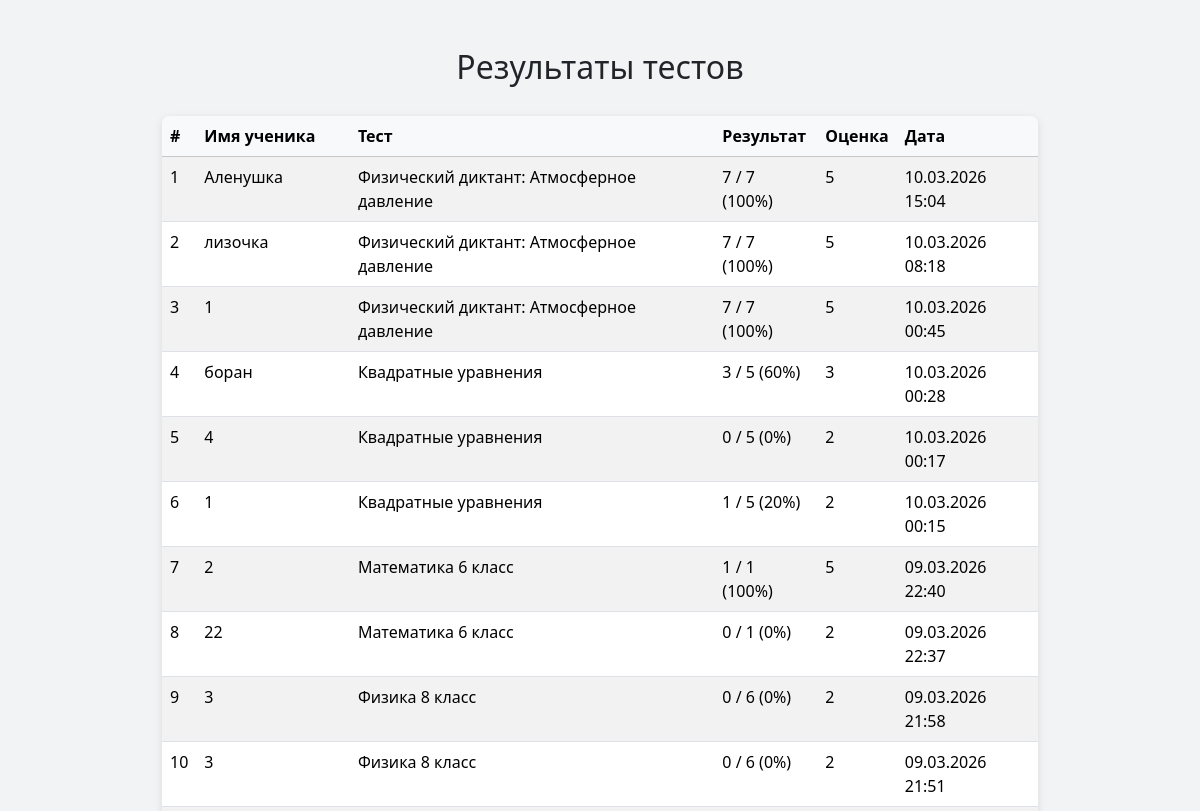
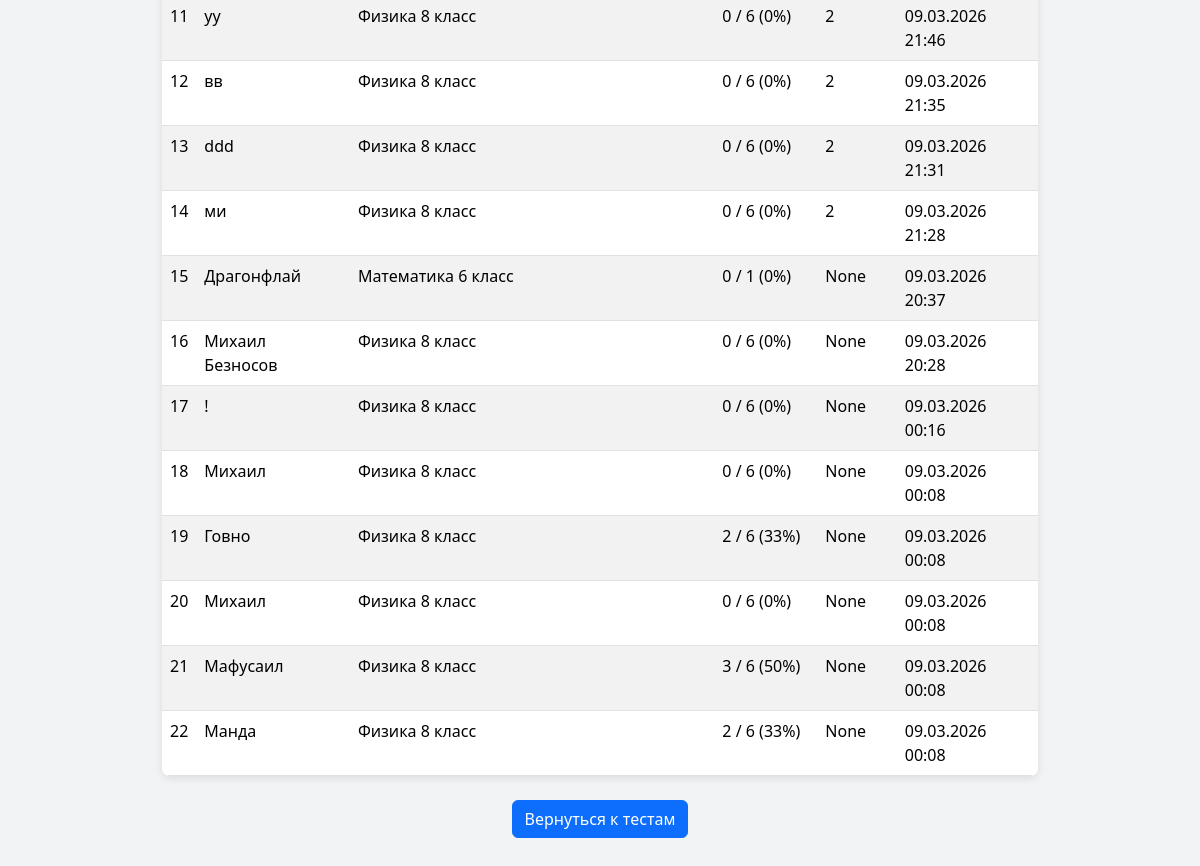
Before: /results/ with the older database file (2 pictures, top to bottom).
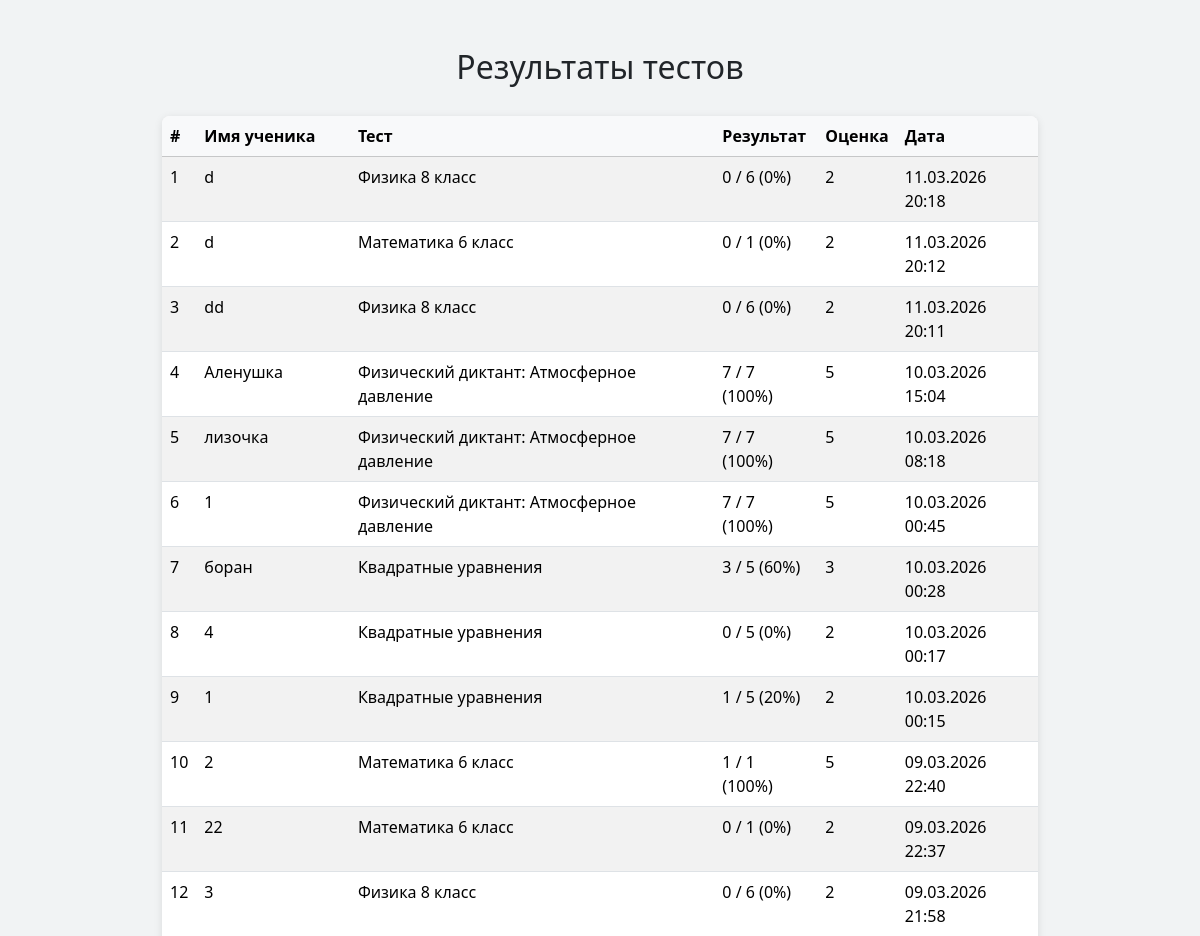
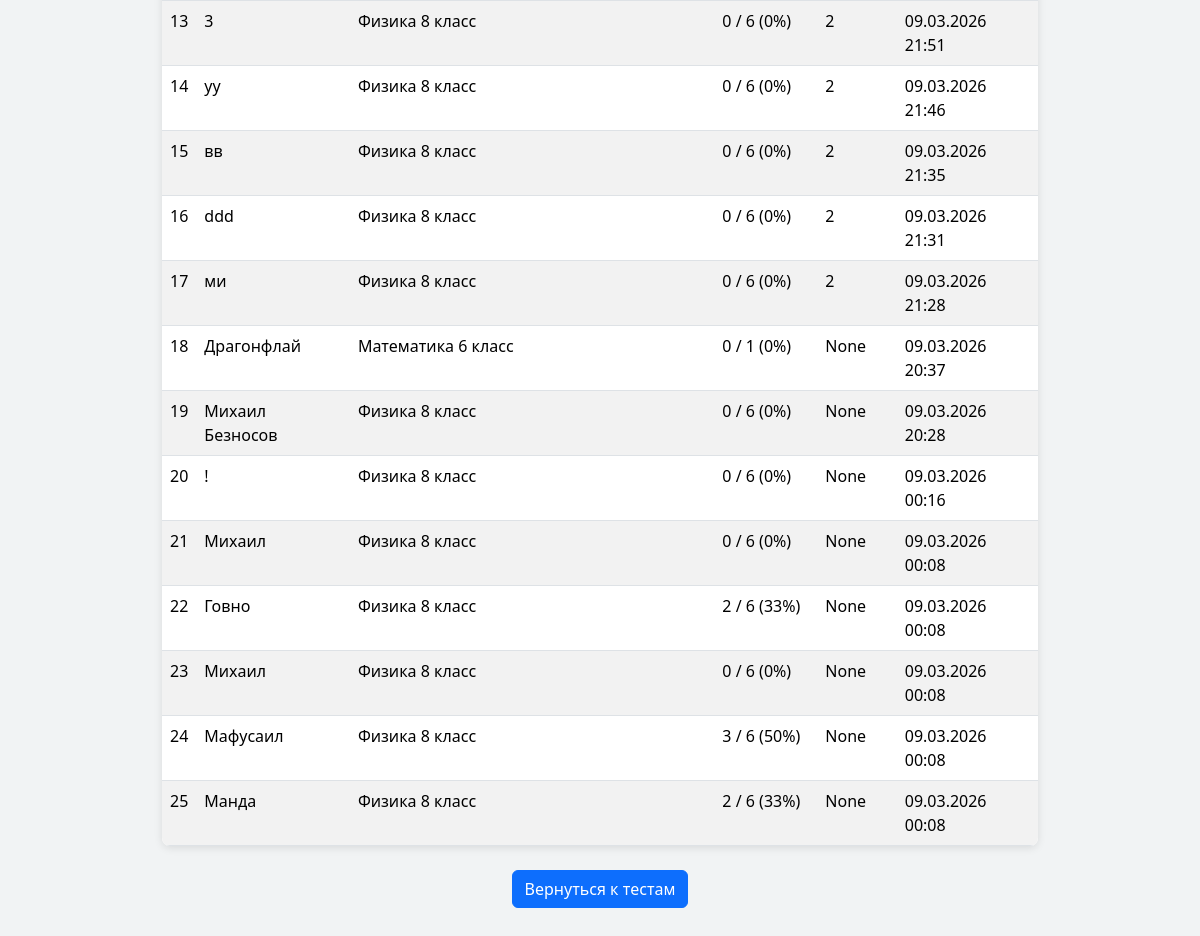
After: the same page with the newer database file (2 pictures, top to bottom).
### testsystem/models.py (models this page shows, shortened)
class Result(models.Model):
    student_name = models.CharField("Имя ученика", max_length=255)
    test = models.ForeignKey(Test, on_delete=models.CASCADE)
    score = models.IntegerField("Баллы")
    date_taken = models.DateTimeField("Дата прохождения", auto_now_add=True)
    grade = models.IntegerField("Оценка", blank=True, null=True)

class Test(models.Model):
    title = models.CharField("Название теста", max_length=255)
    description = models.TextField("Описание теста", blank=True)
    published_date = models.DateTimeField("Дата публикации", auto_now_add=True)

### testsystem/views.py (the view)
# urls.py: path('results/', views.results_list_all, name='results_all'),
def results_list_all(request):
    results = Result.objects.select_related('test').order_by('-date_taken')
    return render(request, 'testsystem/results_list.html', {'results': results})

### testsystem/templates/testsystem/results_list.html (shortened to what this page needs)
{% load static %}
<!DOCTYPE html>
<html lang="ru">
<head>
<link href="https://cdn.jsdelivr.net/npm/bootstrap@5.3.2/dist/css/bootstrap.min.css" rel="stylesheet">
</head>
<body>
<div class="container py-5">
<h2>Результаты тестов</h2>
<table class="table table-striped table-hover">
<thead class="table-light">
<tr>
<th>#</th>
<th>Имя ученика</th>
<th>Тест</th>
<th>Результат</th>
<th>Оценка</th>
<th>Дата</th>
</tr>
</thead>
<tbody>
{% for r in results %}
<tr>
<td>{{ forloop.counter }}</td>
<td>{{ r.student_name }}</td>
<td>{{ r.test.title }}</td>
<td>
{{ r.score }} / {{ r.test.questions.count }}
({% widthratio r.score r.test.questions.count 100 %}%)
</td>
<td>{{ r.grade }}</td>
<td>{{ r.date_taken|date:"d.m.Y H:i" }}</td>
</tr>
{% empty %}
<tr>
<td colspan="6" class="text-center">Результатов пока нет</td>
</tr>
{% endfor %}
</tbody>
</table>
<div class="text-center mt-4">
<a href="{% url 'index' %}" class="btn btn-primary">
Вернуться к тестам
</a>
</div>
</div>
</body>
</html>

### testsystem/templates/testsystem/results_list.html (style rules this page uses)
body { background:#f1f3f4; }
.container { max-width:900px; }
.table { background:white; border-radius:8px; box-shadow:0 2px 8px rgba(0,0,0,0.1); overflow:hidden; }
h2 { margin-bottom:30px; text-align:center; }

Changed rows visible on the page:
added Result: student_name "d", test "Физика 8 класс", score "0", test.questions.count "6", score+test "0", grade "2", date_taken "11.03.2026 20:18"
added Result: student_name "d", test "Математика 6 класс", score "0", test.questions.count "1", score+test "0", grade "2", date_taken "11.03.2026 20:12"
added Result: student_name "dd", test "Физика 8 класс", score "0", test.questions.count "6", score+test "0", grade "2", date_taken "11.03.2026 20:11"
